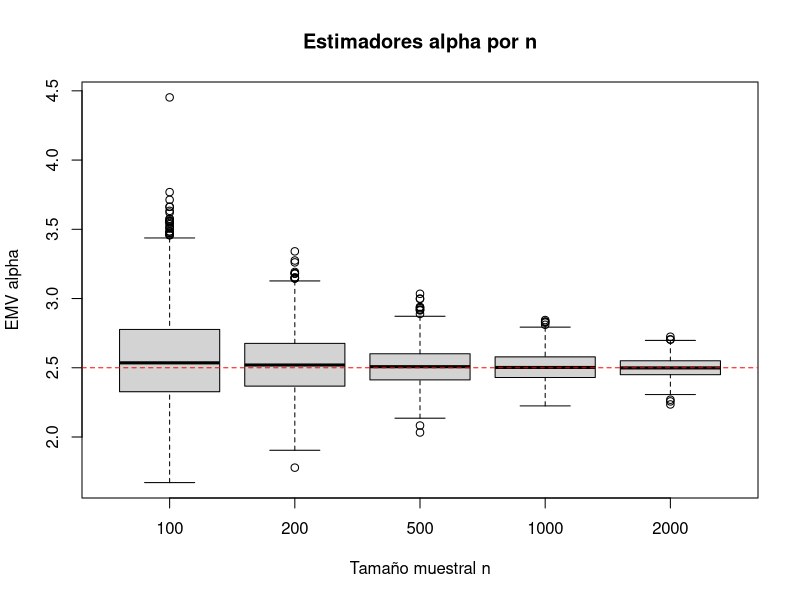
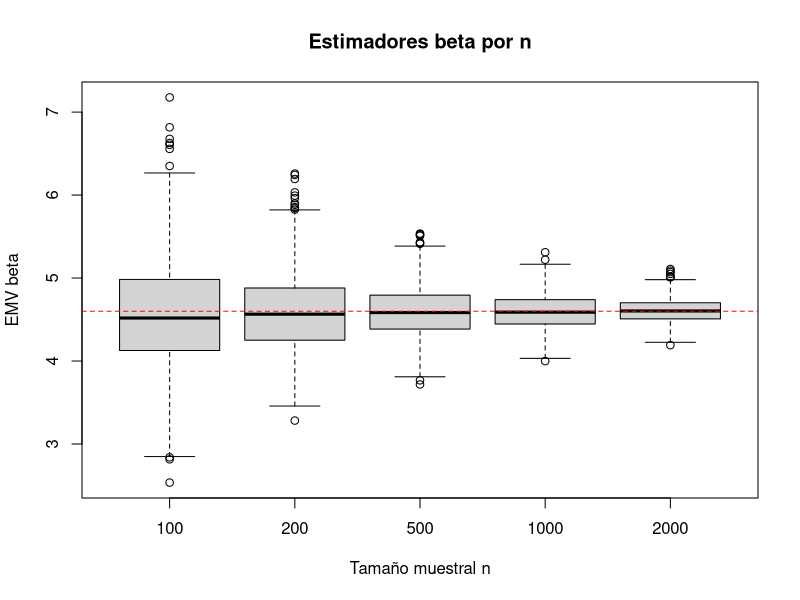
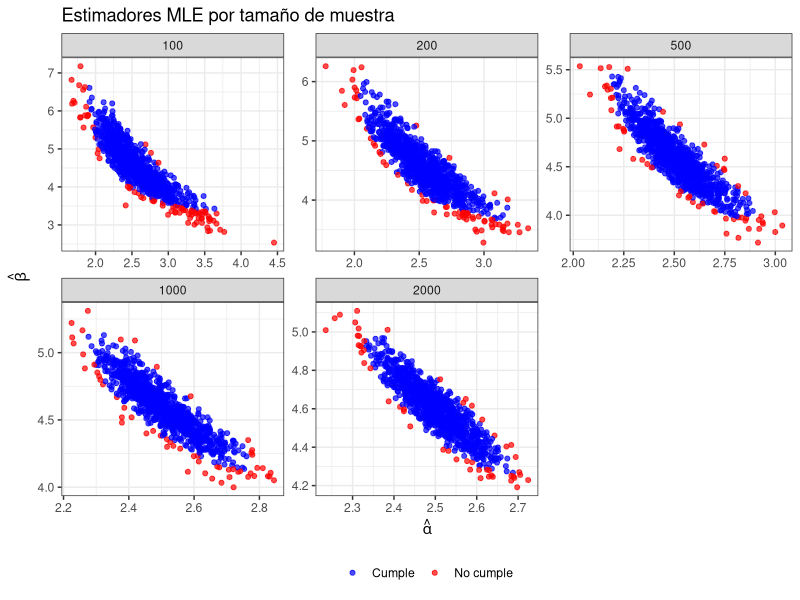

R code for these plots, in order:
## ---- chunk 1
set.seed(1)

mle_gamma_nr <- function(sample, precision = 1e-6, max_iteraciones = 50){
  # Estadísticos básicos
  sample.size     <- length(sample)
  sample.mean     <- mean(sample)
  sample.variance <- var(sample)
  sample.sum      <- sum(sample)
  sample.sumlog   <- sum(log(sample))

  iteraciones <- 0L
  diferencia <- Inf

  # Gradiente de la log-verosimilitud
  likelihood_gradient <- function(theta_k){
    alpha_k <- theta_k[1]
    beta_k  <- theta_k[2]
    dalpha  <- -sample.size * digamma(alpha_k) - sample.size * log(beta_k) + sample.sumlog
    dbeta   <- (-sample.size * alpha_k / beta_k) + (sample.sum / beta_k^2)
    return(c(dalpha, dbeta))
  }

  # Inversa del Hessiano
  inverse_hessian <- function(theta_k){
    alpha_k <- theta_k[1]
    beta_k  <- theta_k[2]
    a <- -sample.size * trigamma(alpha_k)
    b <- -sample.size / beta_k
    d <- (sample.size * alpha_k / beta_k^2) - 2 * (sample.sum / beta_k^3)
    detA <- a * d - b^2
    return((1 / detA) * matrix(c(d, -b, -b, a), nrow = 2, byrow = TRUE))
  }

  # Inicialización por momentos
  theta_ant <- c((sample.mean)^2 / sample.variance, sample.variance / sample.mean)
  
  #Verificamos que los estimadores estén bien definidos y sean positivos.
  if (any(!is.finite(theta_ant)) || any(theta_ant <= 0)) {
    #theta_ant <- pmax(theta_ant, 1e-8)
  }

  repeat {
    # Paso de Newton: theta_nuevo = theta_ant - inv(H) %*% grad
    paso <- drop(inverse_hessian(theta_ant) %*% likelihood_gradient(theta_ant))
    theta_nuevo <- theta_ant - paso
    
    theta_nuevo[!is.finite(theta_nuevo) | theta_nuevo <= 0] <- 1e-8

    iteraciones <- iteraciones + 1L
    diferencia <- max(abs(theta_nuevo - theta_ant))

    if (diferencia < precision || iteraciones >= max_iteraciones) break
    theta_ant <- theta_nuevo
  }

  return(list(
    theta = theta_nuevo,
    iteraciones = iteraciones,
    convergio = (diferencia < precision)
  ))
}
## ---- chunk 2
set.seed(123)

# True parameters (Gamma with shape = alpha, scale = beta)
alpha_0 <- 2.5
beta_0  <- 4.6

# Sample sizes and number of replications
ns   <- c(100, 200, 500, 1000, 2000)
reps <- 1000L

# Collect MLEs for each n
resultados <- do.call(rbind, lapply(ns, function(n) {
  ests <- replicate(reps, {
    x <- rgamma(n, shape = alpha_0, scale = beta_0)
    fit <- mle_gamma_nr(x)
    fit$theta
  })
  data.frame(
    n = rep(n, reps),
    alpha_hat = ests[1, ],
    beta_hat  = ests[2, ],
    row.names = NULL
  )
}))

# Two boxplots held in a single figure by knitr
boxplot(alpha_hat ~ factor(n), data = resultados,
        xlab = "Tamaño muestral n", ylab = "EMV alpha",
        main = "Estimadores alpha por n")
abline(h = alpha_0, col = "red", lty = 2)

boxplot(beta_hat ~ factor(n), data = resultados,
        xlab = "Tamaño muestral n", ylab = "EMV beta",
        main = "Estimadores beta por n")
abline(h = beta_0, col = "red", lty = 2)
## ---- chunk 3
nivel <- 0.95
rho <- qchisq(nivel, 2)

I_F <- function(theta) {
  alpha <- theta[1]
  beta <- theta[2]
  
  a <- trigamma(alpha)
  b <- 1/beta
  c <- 1/beta
  d <- alpha/(beta^2)
  
  return(matrix(c(a, b, c, d), nrow=2, ncol=2, byrow=TRUE))
}

esta_en_C <- function(theta_n, theta, n, rho) {
  diff <- theta_n - theta
  IF <- I_F(theta_n)
  value <- n * t(diff) %*% IF %*% diff
  return(value <= rho)
}
## ---- chunk 4
calcular_probabilidades_contencion_empiricas <- function(resultados, theta_0, rho) {
  # Validate input columns
  if (!all(c("n", "alpha_hat", "beta_hat") %in% names(resultados))) {
    stop("resultados must contain columns: n, alpha_hat, beta_hat")
  }
  contained <- with(resultados, mapply(
    function(a_hat, b_hat, n_i) {
      esta_en_C(c(a_hat, b_hat), theta_0, n = as.integer(n_i), rho = rho)
    },
    alpha_hat, beta_hat, n
  ))

  out <- aggregate(
    contained ~ n,
    data = data.frame(n = resultados$n, contained = contained),
    FUN = function(x) 100 * mean(x)
  )
  names(out) <- c("n", "porcentaje")
  out$n <- as.integer(out$n)
  out <- out[order(out$n), ]
  rownames(out) <- NULL

  as.data.frame(out)
}
theta_0 <- c(alpha_0, beta_0)
calcular_probabilidades_contencion_empiricas(resultados, theta_0 = theta_0, rho=rho)
## ---- chunk 5
plot_estimadores_grid <- function(resultados, theta_0, rho, ncol = 3) {
  stopifnot(all(c("n", "alpha_hat", "beta_hat") %in% names(resultados)))
  
  # Clasificar cada estimador según la condición
  dentro <- with(resultados, mapply(
    function(a_hat, b_hat, n_i) {
      esta_en_C(c(a_hat, b_hat), theta_0, n = as.integer(n_i), rho = rho)
    },
    resultados$alpha_hat, resultados$beta_hat, resultados$n
  ))
  
  df <- transform(resultados, dentro = dentro)
  df$n <- factor(df$n, levels = sort(unique(df$n)))
  
  # Crear una sola figura con una cuadrícula (facet_wrap)
  if (!requireNamespace("ggplot2", quietly = TRUE)) {
    stop("Necesitas el paquete 'ggplot2'. Instálalo con install.packages('ggplot2').")
  }
  library(ggplot2)
  
  p <- ggplot(df, aes(x = alpha_hat, y = beta_hat, color = dentro)) +
    geom_point(size = 1.4, alpha = 0.7) +
    scale_color_manual(values = c(`TRUE` = "blue", `FALSE` = "red"),
                       breaks = c(TRUE, FALSE),
                       labels = c("Cumple", "No cumple"),
                       name = NULL) +
    facet_wrap(~ n, ncol = ncol, scales = "free") +
    labs(x = expression(hat(alpha)),
         y = expression(hat(beta)),
         title = "Estimadores MLE por tamaño de muestra") +
    theme_bw() +
    theme(legend.position = "bottom")
  
  print(p)            # Asegura que en Rmd se imprima como una sola figura
  invisible(p)
}
plot_estimadores_grid(resultados, theta_0 = theta_0, rho=rho)
